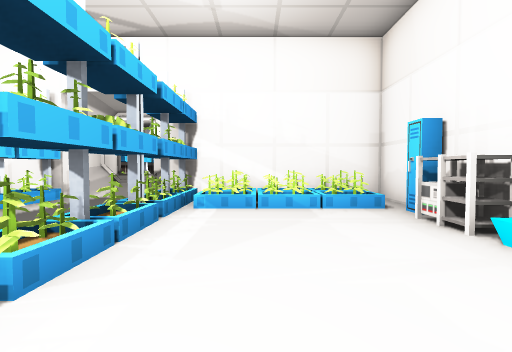
[1] (above)

14 first-person views from a walk through a 3-D level made in the Unity game engine. The camera is 1.5 m above the floor, tilts 2° down and sees 85° across. Doors are open. The floor is counted in squares, 2 m on a side. Each view is taken from the middle of a square. On the plan, view 1 faces up. The plan holds only what a view shows up to about 10 squares ahead; the rest is blank. The player is left out.

[2]
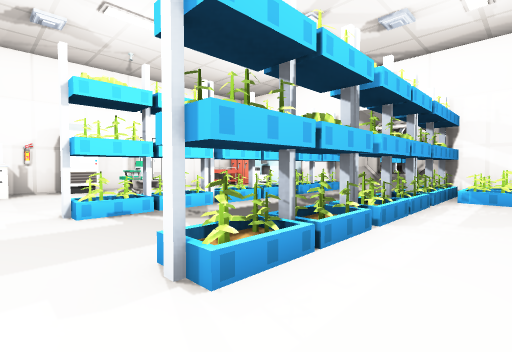

[3]
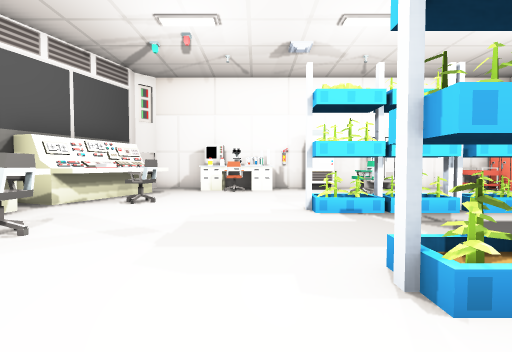

[4]
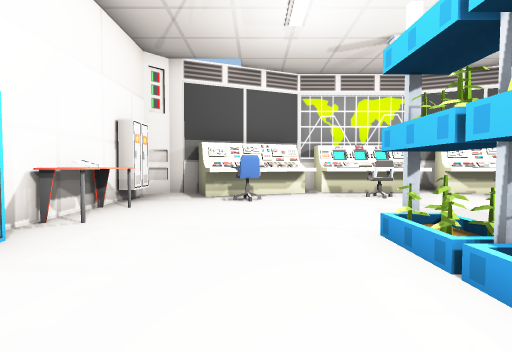

[5]
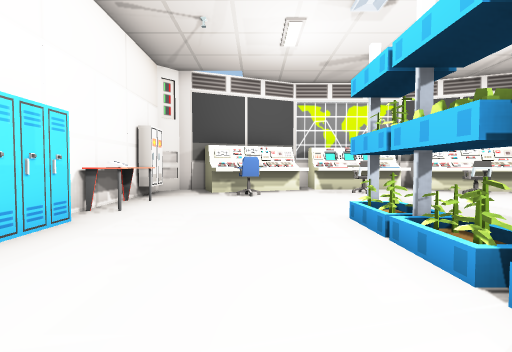

[6]
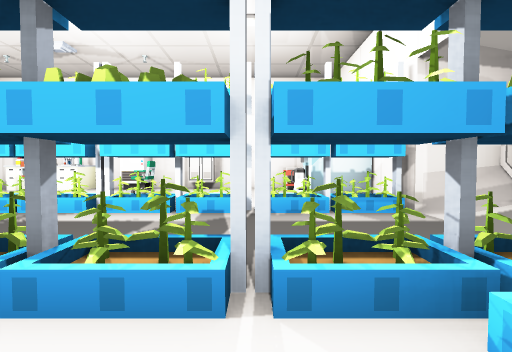

[7]
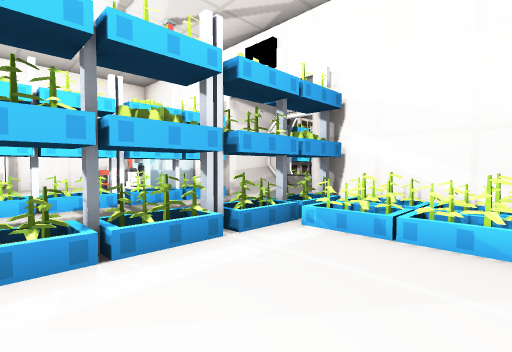

[8]
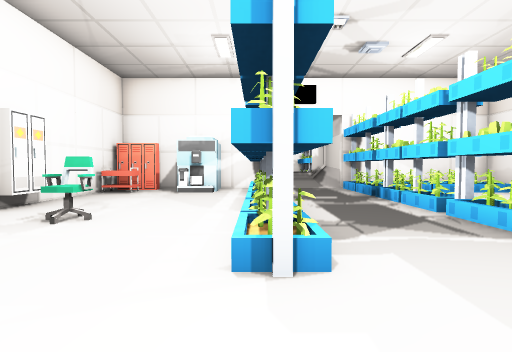

[9]
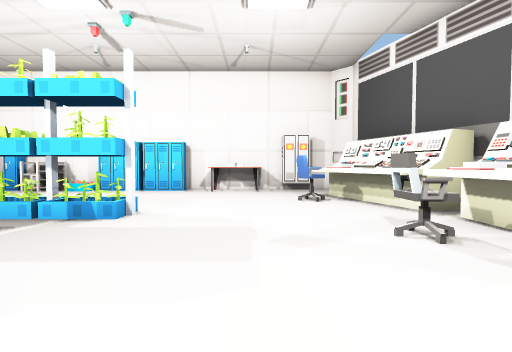

[10]
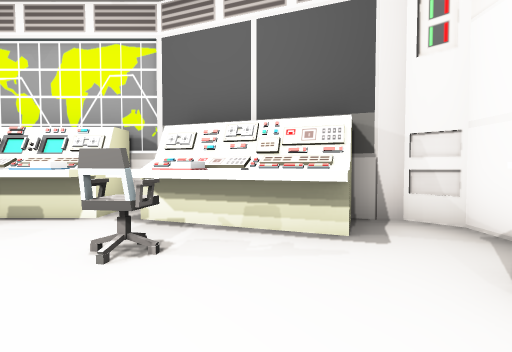

[11]
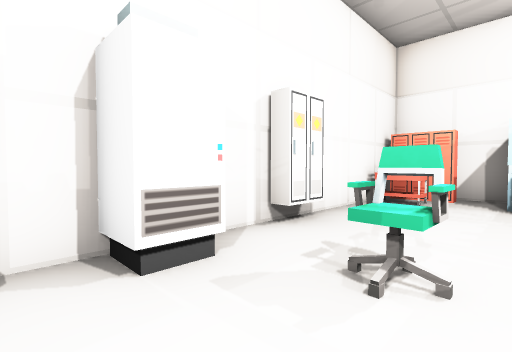

[12]
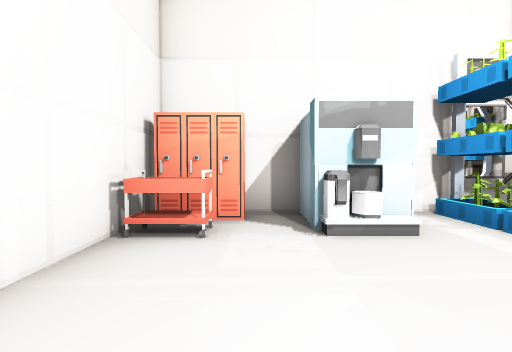

[13]
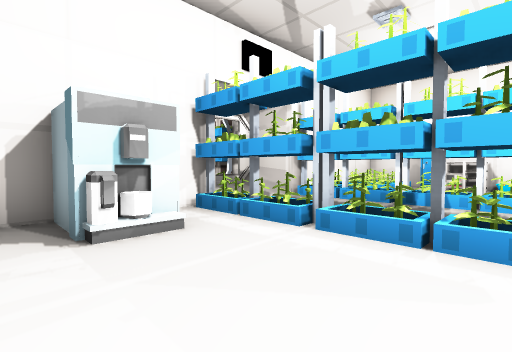

[14]
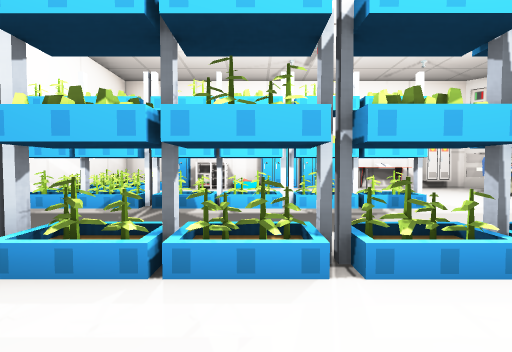

### Floor plan
Key: @ floor where view 1 was taken; # wall or solid block; x gap in a wall; . floor; / step, stairs or slope; = window, fence, low wall or low ledge; P plant; L locker; M machine; C chair; U computer; A cart; T table; O other object.
Columns run from 10 left of view 1 to 3 right of it. Each row starts with its distance up from view 1.
 10      ####
  9      ## #
  8       OOO
  7   ####//######
  6 #AL###..xPP.P#
  5 #A.M.#..xP.PPL
  4 #....x..x....O
  3 #....x..x....#
  2 #L...=..x...O#
  1 ##C..x..x....L
  0 #U...x..x.@..L
 -1 #....#..#....#
 -2 OO...........T
 -3 OOC..........#
 -4 #...C.....C..L
 -5 #.OOC..C.OOO.#
 -6 ####OOOOOO####
 -7    ###  ###

Positions as (right, up) in squares from view 1, and headings:
1: (0, 0), facing up
2: (0, -2), facing up-left
3: (0, -2), facing left
4: (0, 2), facing down
5: (0, 3), facing down
6: (0, 4), facing left
7: (1, 2), facing up-left
8: (-5, -3), facing up
9: (-6, -3), facing right
10: (-7, -2), facing down
11: (-7, -1), facing up-left
12: (-8, 2), facing up
13: (-8, 2), facing up-right
14: (-7, 2), facing right
